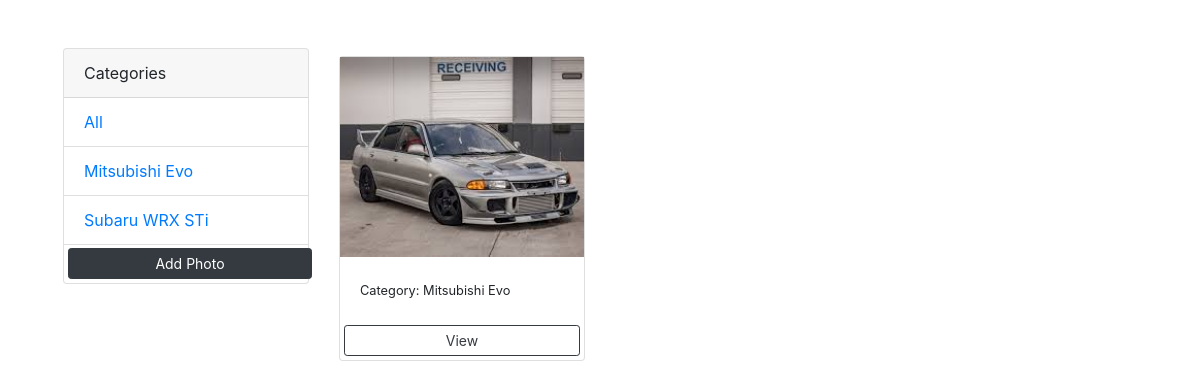
The app's page /, older data.
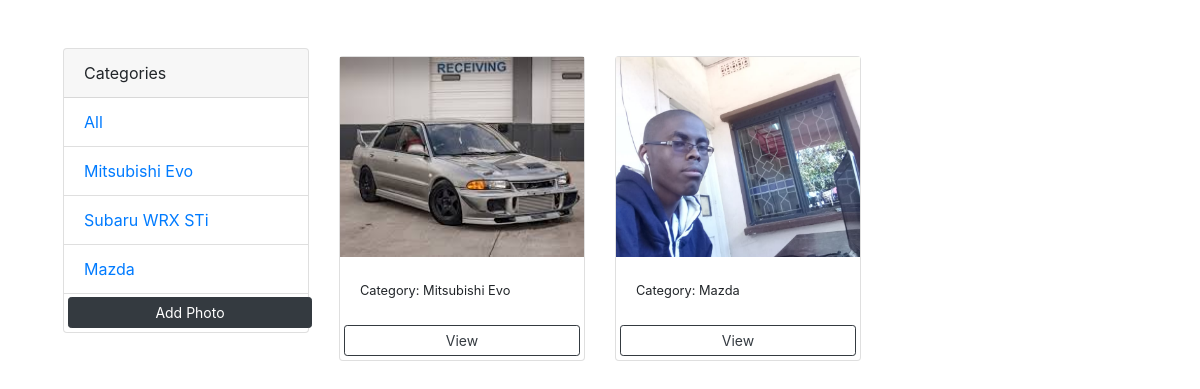
The same page, newer data.
### photos/models.py (models this page shows, shortened)
class Category(models.Model):
    name = models.CharField(max_length = 100, null = False, blank = False)

class Photo(models.Model):
    category = models.ForeignKey(Category, on_delete=models.SET_NULL, null=True, blank=True)
    image = models.ImageField(null=False, blank=False)
    description = models.TextField(max_length = 500, null = False, blank = False)

### photos/views.py (the view)
# urls.py: path('', views.gallery, name='gallery'),
def gallery(request):
    category = request.GET.get('category')
    if category == None:
        photos = Photo.objects.all()
    else:
        photos = Photo.objects.filter(category__name__contains=category)
    categories = Category.objects.all()
    context = {'categories': categories, 'photos' : photos}
    return render(request, 'photos/gallery.html', context)

### templates/photos/gallery.html
{% extends 'main.html'%} {% block contents%}
<div class="container">
    <div class="row">
        <div class="col-md-3">
            <div class="card">
                <div class="card-header">Categories</div>
                <ul class="list-group list-group-flush">
                    <li class="list-group-item">
                    <a href="{% url 'gallery' %}">All</a></li>
                    {% for category in categories %}
                    <li class="list-group-item">
                        <a href="{% url 'gallery' %}?category={{category.name}}">
                            {{category.name}}
                        </a>
                    </li> {% endfor %}
                    <a href="{% url 'add'%}" class="btn btn-dark btn-block btn-sm m-1">Add Photo</a>
                </ul>
            </div>
        </div>
        <div class="col-md-9">
            <div class="row">
                {% for photo in photos %}
                <div class="col-md-4">
                    <div class="card my-2">
                        <img class="image-thumbnail" src="{{photo.image.url}}" alt="">
                        <div class="card-body">
                            <small>Category: {{photo.category.name}}</small>
                        </div>
                        <a class="btn btn-outline-dark btn-sm m-1" href="{% url 'view' photo.id %} ">View</a>
                    </div>
                </div>
                {% empty %}
                <h3>No photos...</h3> {% endfor %}
            </div>
        </div>
    </div>
</div>
{% endblock%}

Row changes from the older to the newer data that the page shows:
added Category: name "Mazda"
added Photo: image (picture), category.name "Mazda"
